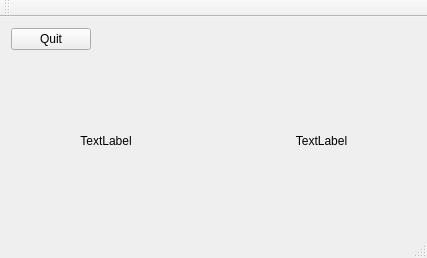
<?xml version="1.0" encoding="UTF-8"?>
<ui version="4.0">
 <class>MainWindow</class>
 <widget class="QMainWindow" name="MainWindow">
  <property name="geometry">
   <rect>
    <x>0</x>
    <y>0</y>
    <width>427</width>
    <height>258</height>
   </rect>
  </property>
  <property name="windowTitle">
   <string>MainWindow</string>
  </property>
  <widget class="QWidget" name="centralWidget">
   <layout class="QHBoxLayout" name="horizontalLayout_3">
    <item>
     <layout class="QVBoxLayout" name="verticalLayout">
      <item>
       <layout class="QHBoxLayout" name="horizontalLayout_2">
        <item>
         <widget class="QPushButton" name="pushButton">
          <property name="text">
           <string>Quit</string>
          </property>
         </widget>
        </item>
        <item>
         <spacer name="horizontalSpacer">
          <property name="orientation">
           <enum>Qt::Horizontal</enum>
          </property>
          <property name="sizeHint" stdset="0">
           <size>
            <width>40</width>
            <height>20</height>
           </size>
          </property>
         </spacer>
        </item>
       </layout>
      </item>
      <item>
       <layout class="QHBoxLayout" name="horizontalLayout">
        <item>
         <widget class="QLabel" name="inVideo">
          <property name="text">
           <string>TextLabel</string>
          </property>
          <property name="alignment">
           <set>Qt::AlignCenter</set>
          </property>
         </widget>
        </item>
        <item>
         <spacer name="verticalSpacer">
          <property name="orientation">
           <enum>Qt::Vertical</enum>
          </property>
          <property name="sizeHint" stdset="0">
           <size>
            <width>20</width>
            <height>40</height>
           </size>
          </property>
         </spacer>
        </item>
        <item>
         <widget class="QLabel" name="outVideo">
          <property name="text">
           <string>TextLabel</string>
          </property>
          <property name="alignment">
           <set>Qt::AlignCenter</set>
          </property>
         </widget>
        </item>
       </layout>
      </item>
     </layout>
    </item>
   </layout>
  </widget>
  <widget class="QMenuBar" name="menuBar">
   <property name="geometry">
    <rect>
     <x>0</x>
     <y>0</y>
     <width>427</width>
     <height>26</height>
    </rect>
   </property>
  </widget>
  <widget class="QToolBar" name="mainToolBar">
   <attribute name="toolBarArea">
    <enum>TopToolBarArea</enum>
   </attribute>
   <attribute name="toolBarBreak">
    <bool>false</bool>
   </attribute>
  </widget>
  <widget class="QStatusBar" name="statusBar"/>
 </widget>
 <layoutdefault spacing="6" margin="11"/>
 <resources/>
 <connections/>
</ui>
